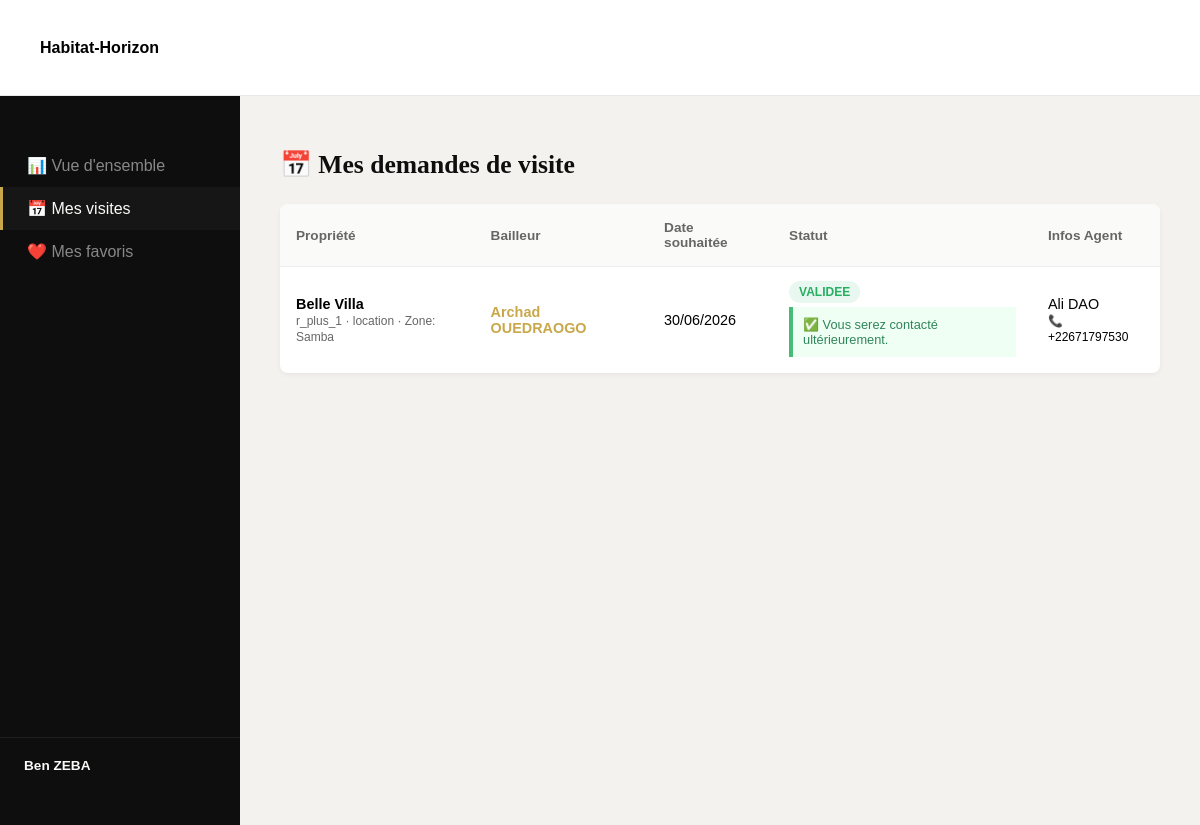
/mes_visites.php (signed in), run on the app's committed database.
### tables this page shows
CREATE TABLE IF NOT EXISTS `utilisateurs` (
  `id_utilisateur` int NOT NULL AUTO_INCREMENT,
  `nom` varchar(100) NOT NULL,
  `prenom` varchar(100) NOT NULL,
  `email` varchar(100) NOT NULL,
  `mot_de_passe` varchar(255) NOT NULL,
  `role` enum('client','bailleur','agent','manager') NOT NULL,
  `telephone` varchar(20) DEFAULT NULL,
  `date_creation` timestamp NULL DEFAULT CURRENT_TIMESTAMP,
  `id_agent` int DEFAULT NULL,
  PRIMARY KEY (`id_utilisateur`),
  UNIQUE KEY `email` (`email`),
  KEY `fk_client_agent` (`id_agent`)
);

CREATE TABLE IF NOT EXISTS `demandes_visite` (
  `id_visite` int NOT NULL AUTO_INCREMENT,
  `id_client` int NOT NULL,
  `id_propriete` int NOT NULL,
  `id_agent` int DEFAULT NULL,
  `message_client` text,
  `date_souhaitee` date DEFAULT NULL,
  `statut` enum('attente','validee','refusee') DEFAULT 'attente',
  `date_demande` timestamp NULL DEFAULT CURRENT_TIMESTAMP,
  `message_agent` text,
  PRIMARY KEY (`id_visite`),
  KEY `id_client` (`id_client`),
  KEY `id_propriete` (`id_propriete`),
  KEY `id_agent` (`id_agent`)
);

### mes_visites.php (the view, shortened to what this page needs)
<?php
require_once 'init.php';
$client_id = (int) $_SESSION['id_utilisateur'];
$stmtUser = $db->prepare('SELECT nom, prenom FROM utilisateurs WHERE id_utilisateur = ?');
$stmtUser->execute([$client_id]);
$client = $stmtUser->fetch();
$stmt = $db->prepare("
    SELECT dv.*,
           COALESCE(p.titre, 'Propriété supprimée') AS titre,
           COALESCE(p.zone, '-') AS zone,
           COALESCE(p.type_bien, '-') AS type_bien,
           COALESCE(p.modele, '-') AS modele,
           u_agent.nom AS agent_nom, u_agent.prenom AS agent_prenom, u_agent.telephone AS agent_tel,
           u_bailleur.nom AS bailleur_nom, u_bailleur.prenom AS bailleur_prenom
    FROM demandes_visite dv
    LEFT JOIN proprietes p ON p.id_propriete = dv.id_propriete
    LEFT JOIN utilisateurs u_agent ON u_agent.id_utilisateur = dv.id_agent
    LEFT JOIN utilisateurs u_bailleur ON u_bailleur.id_utilisateur = p.id_bailleur
    WHERE dv.id_client = ?
    ORDER BY dv.date_demande DESC
");
$stmt->execute([$client_id]);
$visites = $stmt->fetchAll(PDO::FETCH_ASSOC);
?>
<!DOCTYPE html>
<html lang="fr">
<head>
</head>
<body>
<div class="top-header-integrated">
    <div class="brand-identity" style="font-weight:700;">Habitat-<span>Horizon</span></div>
</div>
<div class="dash-wrap">
  <aside class="dash-sidebar">
    <ul class="dash-nav">
      <li><a href="client.php">📊 Vue d'ensemble</a></li>
      <li><a href="Demande.php" class="active">📅 Mes visites</a></li>
      <li><a href="Favoris.php">❤️ Mes favoris</a></li>
    </ul>
    <div class="dash-sidebar-user">
      <span class="user-name"><?= htmlspecialchars(($client['prenom'] ?? '') . ' ' . ($client['nom'] ?? 'Client')) ?></span>
    </div>
  </aside>
  <main class="dash-main">
    <h1 class="dash-page-title">📅 Mes demandes de visite</h1>
    <table class="visite-table">
        <thead>
            <tr>
                <th>Propriété</th>
                <th>Bailleur</th>
                <th>Date souhaitée</th>
                <th>Statut</th>
                <th>Infos Agent</th>
            </tr>
        </thead>
        <tbody>
        <?php foreach ($visites as $v): ?>
            <tr>
                <td>
                    <strong><?= htmlspecialchars($v['titre']) ?></strong><br>
                    <small style="color:#666;">
                        <?= htmlspecialchars($v['type_bien']) ?> ·
                        <?= htmlspecialchars($v['modele'] ?? '') ?> ·
                        Zone: <?= htmlspecialchars($v['zone']) ?>
                    </small>
                </td>
                <td style="font-weight:600; color:#C9A84C;">
                    <?= htmlspecialchars(($v['bailleur_prenom'] ?? '') . ' ' . ($v['bailleur_nom'] ?? 'Non renseigné')) ?>
                </td>
                <td><?= !empty($v['date_souhaitee']) ? date('d/m/Y', strtotime($v['date_souhaitee'])) : 'Non précisée' ?></td>
                <td>
                    <span class="pill statut-<?= htmlspecialchars($v['statut']) ?>"><?= ucfirst($v['statut']) ?></span>
                    <?php if ($v['statut'] === 'validee'): ?>
                        <div class="msg-valide">✅ Vous serez contacté ultérieurement.</div>
                    <?php endif; ?>
                </td>
                <td>
                    <?php if (!empty($v['agent_nom'])): ?>
                        <?= htmlspecialchars($v['agent_prenom'] . ' ' . $v['agent_nom']) ?><br>
                        <small>📞 <?= htmlspecialchars($v['agent_tel'] ?? 'N/A') ?></small>
                    <?php else: ?>
                        <small style="color:#999;">En attente de traitement...</small>
                    <?php endif; ?>
                </td>
            </tr>
        <?php endforeach; ?>
        </tbody>
    </table>
  </main>
</div>
</body>
</html>

### mes_visites.php (style rules this page uses)
body { margin: 0; font-family: 'DM Sans', sans-serif; background: #F4F2EE; }
.top-header-integrated { display: flex; align-items: center; background: #ffffff; padding: 12px 40px; border-bottom: 1px solid #e8e8e8; height: 71px; }
.dash-wrap { display: grid; grid-template-columns: 240px 1fr; min-height: calc(100vh - 71px); }
.dash-sidebar { background: #0E0E0E; color: #FAFAF8; padding: 32px 0; display: flex; flex-direction: column; }
.dash-nav { list-style: none; padding: 0; flex: 1; }
.dash-nav li a { display: block; padding: 12px 24px; color: #888; text-decoration: none; border-left: 3px solid transparent; }
.dash-nav li a.active { color: #FAFAF8; background: #161616; border-left-color: #C9A84C; }
.dash-sidebar-user { padding: 20px 24px; border-top: 1px solid #1e1e1e; }
.user-name { font-size: 0.85rem; font-weight: 600; color: #FAFAF8; display: block; }
.dash-main { padding: 36px 40px; }
.dash-page-title { font-family: 'Playfair Display', serif; font-size: 1.6rem; color: #0E0E0E; margin-bottom: 24px; }
.visite-table { width: 100%; background: white; border-collapse: collapse; border-radius: 8px; overflow: hidden; box-shadow: 0 2px 5px rgba(0,0,0,0.05); }
.visite-table th { background: #fafaf8; padding: 16px; text-align: left; font-size: 0.85rem; color: #666; }
.visite-table td { padding: 16px; border-top: 1px solid #eee; font-size: 0.9rem; }
.pill { padding: 4px 10px; border-radius: 20px; font-size: 0.75rem; font-weight: bold; text-transform: uppercase; }
.statut-validee { background: #e8f8f0; color: #27ae60; }
.msg-valide { background: #f0fff4; padding: 10px; border-left: 4px solid #48bb78; margin-top: 8px; font-size: 0.8rem; color: #2f855a; }

### data on the page
utilisateurs: prenom+nom "Ben ZEBA"
demandes_visite: titre "Belle Villa", type_bien "r_plus_1", modele "location", zone "Samba", utilisateurs.prenom+nom "Archad OUEDRAOGO", date_souhaitee "30/06/2026", statut "VALIDEE", shows "✅ Vous serez contacté ultérieurement.", id_agent.nom "Ali DAO", id_agent.telephone "+22671797530"
